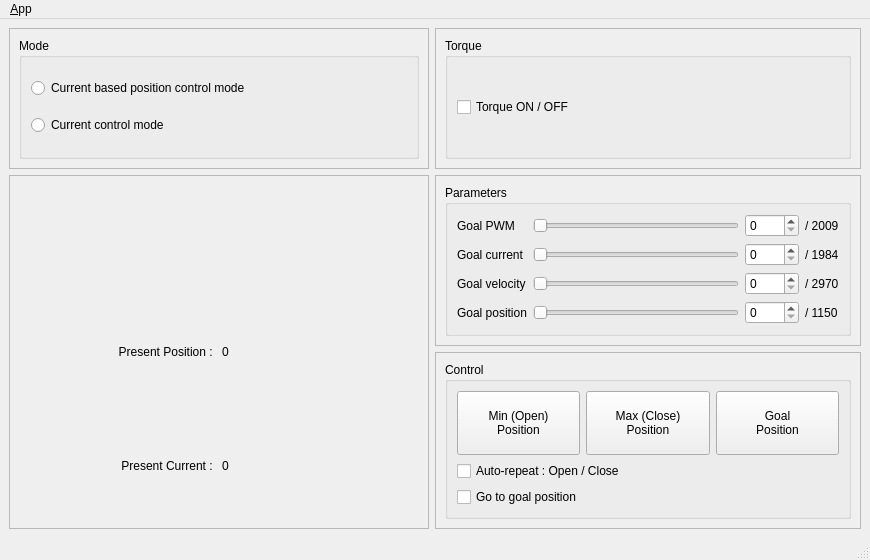
<?xml version="1.0" encoding="UTF-8"?>
<ui version="4.0">
 <class>MainWindowDesign</class>
 <widget class="QMainWindow" name="MainWindowDesign">
  <property name="geometry">
   <rect>
    <x>0</x>
    <y>0</y>
    <width>870</width>
    <height>560</height>
   </rect>
  </property>
  <property name="minimumSize">
   <size>
    <width>870</width>
    <height>560</height>
   </size>
  </property>
  <property name="maximumSize">
   <size>
    <width>870</width>
    <height>562</height>
   </size>
  </property>
  <property name="windowTitle">
   <string>RH-P12-RN(A) Example</string>
  </property>
  <property name="windowIcon">
   <iconset resource="../resources/images.qrc">
    <normaloff>:/images/icon.png</normaloff>:/images/icon.png</iconset>
  </property>
  <property name="locale">
   <locale language="English" country="Australia"/>
  </property>
  <widget class="QWidget" name="centralwidget">
   <layout class="QGridLayout" name="gridLayout">
    <item row="0" column="2">
     <widget class="QFrame" name="frame_2">
      <property name="frameShape">
       <enum>QFrame::StyledPanel</enum>
      </property>
      <property name="frameShadow">
       <enum>QFrame::Raised</enum>
      </property>
      <layout class="QGridLayout" name="gridLayout_5">
       <item row="0" column="0">
        <widget class="QGroupBox" name="groupBox_3">
         <property name="minimumSize">
          <size>
           <width>300</width>
           <height>0</height>
          </size>
         </property>
         <property name="title">
          <string>Torque</string>
         </property>
         <layout class="QVBoxLayout" name="verticalLayout_5">
          <item>
           <widget class="QCheckBox" name="torque_onoff_check">
            <property name="text">
             <string>Torque ON / OFF</string>
            </property>
           </widget>
          </item>
         </layout>
        </widget>
       </item>
      </layout>
     </widget>
    </item>
    <item row="2" column="2">
     <widget class="QFrame" name="frame_4">
      <property name="frameShape">
       <enum>QFrame::StyledPanel</enum>
      </property>
      <property name="frameShadow">
       <enum>QFrame::Raised</enum>
      </property>
      <layout class="QGridLayout" name="gridLayout_7">
       <item row="0" column="0">
        <widget class="QGroupBox" name="groupBox_4">
         <property name="minimumSize">
          <size>
           <width>300</width>
           <height>0</height>
          </size>
         </property>
         <property name="title">
          <string>Control</string>
         </property>
         <layout class="QGridLayout" name="gridLayout_3">
          <item row="2" column="0" colspan="3">
           <widget class="QCheckBox" name="auto_repeat_check">
            <property name="text">
             <string>Auto-repeat : Open / Close</string>
            </property>
           </widget>
          </item>
          <item row="0" column="2">
           <widget class="QPushButton" name="goal_position_button">
            <property name="minimumSize">
             <size>
              <width>115</width>
              <height>64</height>
             </size>
            </property>
            <property name="text">
             <string>Goal 
Position</string>
            </property>
           </widget>
          </item>
          <item row="0" column="1">
           <widget class="QPushButton" name="max_position_button">
            <property name="minimumSize">
             <size>
              <width>115</width>
              <height>64</height>
             </size>
            </property>
            <property name="text">
             <string>Max (Close)
Position</string>
            </property>
           </widget>
          </item>
          <item row="0" column="0">
           <widget class="QPushButton" name="min_position_button">
            <property name="minimumSize">
             <size>
              <width>115</width>
              <height>64</height>
             </size>
            </property>
            <property name="text">
             <string>Min (Open)
Position</string>
            </property>
           </widget>
          </item>
          <item row="3" column="0" colspan="3">
           <widget class="QCheckBox" name="go_goal_psoition_check">
            <property name="text">
             <string>Go to goal position</string>
            </property>
           </widget>
          </item>
         </layout>
        </widget>
       </item>
      </layout>
     </widget>
    </item>
    <item row="0" column="0">
     <widget class="QFrame" name="frame">
      <property name="frameShape">
       <enum>QFrame::StyledPanel</enum>
      </property>
      <property name="frameShadow">
       <enum>QFrame::Raised</enum>
      </property>
      <layout class="QGridLayout" name="gridLayout_4">
       <item row="0" column="0">
        <widget class="QGroupBox" name="groupBox">
         <property name="minimumSize">
          <size>
           <width>400</width>
           <height>0</height>
          </size>
         </property>
         <property name="title">
          <string>Mode</string>
         </property>
         <layout class="QVBoxLayout" name="verticalLayout_4">
          <item>
           <widget class="QRadioButton" name="position_mode_radio">
            <property name="text">
             <string>Current based position control mode</string>
            </property>
           </widget>
          </item>
          <item>
           <widget class="QRadioButton" name="current_mode_radio">
            <property name="text">
             <string>Current control mode</string>
            </property>
           </widget>
          </item>
         </layout>
        </widget>
       </item>
      </layout>
     </widget>
    </item>
    <item row="1" column="2">
     <widget class="QFrame" name="frame_3">
      <property name="frameShape">
       <enum>QFrame::StyledPanel</enum>
      </property>
      <property name="frameShadow">
       <enum>QFrame::Raised</enum>
      </property>
      <layout class="QGridLayout" name="gridLayout_6">
       <item row="0" column="0">
        <widget class="QGroupBox" name="groupBox_2">
         <property name="minimumSize">
          <size>
           <width>300</width>
           <height>0</height>
          </size>
         </property>
         <property name="title">
          <string>Parameters</string>
         </property>
         <layout class="QGridLayout" name="gridLayout_2">
          <item row="6" column="3">
           <widget class="QLabel" name="label_max_goal_position">
            <property name="text">
             <string>/ 1150</string>
            </property>
           </widget>
          </item>
          <item row="3" column="3">
           <widget class="QLabel" name="label_max_goal_velocity">
            <property name="text">
             <string>/ 2970</string>
            </property>
           </widget>
          </item>
          <item row="3" column="1">
           <widget class="QSlider" name="goal_vel_slider">
            <property name="maximum">
             <number>2970</number>
            </property>
            <property name="orientation">
             <enum>Qt::Horizontal</enum>
            </property>
           </widget>
          </item>
          <item row="1" column="0">
           <widget class="QLabel" name="label_goal_current">
            <property name="text">
             <string>Goal current</string>
            </property>
           </widget>
          </item>
          <item row="1" column="1">
           <widget class="QSlider" name="goal_current_slider">
            <property name="maximum">
             <number>1984</number>
            </property>
            <property name="orientation">
             <enum>Qt::Horizontal</enum>
            </property>
           </widget>
          </item>
          <item row="3" column="0">
           <widget class="QLabel" name="label_goal_velocity">
            <property name="text">
             <string>Goal velocity</string>
            </property>
           </widget>
          </item>
          <item row="6" column="0">
           <widget class="QLabel" name="label_goal_position">
            <property name="text">
             <string>Goal position</string>
            </property>
           </widget>
          </item>
          <item row="6" column="1">
           <widget class="QSlider" name="goal_position_slider">
            <property name="maximum">
             <number>1150</number>
            </property>
            <property name="orientation">
             <enum>Qt::Horizontal</enum>
            </property>
           </widget>
          </item>
          <item row="3" column="2">
           <widget class="QSpinBox" name="goal_vel_spin">
            <property name="maximum">
             <number>2970</number>
            </property>
           </widget>
          </item>
          <item row="1" column="2">
           <widget class="QSpinBox" name="goal_current_spin">
            <property name="maximum">
             <number>1984</number>
            </property>
           </widget>
          </item>
          <item row="1" column="3">
           <widget class="QLabel" name="label_max_goal_current">
            <property name="text">
             <string>/ 1984</string>
            </property>
           </widget>
          </item>
          <item row="6" column="2">
           <widget class="QSpinBox" name="goal_position_spin">
            <property name="maximum">
             <number>1150</number>
            </property>
           </widget>
          </item>
          <item row="0" column="0">
           <widget class="QLabel" name="label_goal_pwm">
            <property name="text">
             <string>Goal PWM</string>
            </property>
           </widget>
          </item>
          <item row="0" column="1">
           <widget class="QSlider" name="goal_pwm_slider">
            <property name="maximum">
             <number>2009</number>
            </property>
            <property name="orientation">
             <enum>Qt::Horizontal</enum>
            </property>
           </widget>
          </item>
          <item row="0" column="2">
           <widget class="QSpinBox" name="goal_pwm_spin">
            <property name="maximum">
             <number>2009</number>
            </property>
           </widget>
          </item>
          <item row="0" column="3">
           <widget class="QLabel" name="label_max_goal_pwm">
            <property name="text">
             <string>/ 2009</string>
            </property>
           </widget>
          </item>
         </layout>
        </widget>
       </item>
      </layout>
     </widget>
    </item>
    <item row="1" column="0" rowspan="2">
     <widget class="QFrame" name="frame_5">
      <property name="frameShape">
       <enum>QFrame::StyledPanel</enum>
      </property>
      <property name="frameShadow">
       <enum>QFrame::Raised</enum>
      </property>
      <layout class="QGridLayout" name="gridLayout_8">
       <item row="1" column="0">
        <widget class="QLabel" name="label_9">
         <property name="text">
          <string>Present Position : </string>
         </property>
         <property name="alignment">
          <set>Qt::AlignRight|Qt::AlignTrailing|Qt::AlignVCenter</set>
         </property>
        </widget>
       </item>
       <item row="2" column="0">
        <widget class="QLabel" name="label_12">
         <property name="text">
          <string>Present Current : </string>
         </property>
         <property name="alignment">
          <set>Qt::AlignRight|Qt::AlignTrailing|Qt::AlignVCenter</set>
         </property>
        </widget>
       </item>
       <item row="0" column="0" colspan="2">
        <widget class="QLabel" name="label_pic">
         <property name="text">
          <string/>
         </property>
         <property name="pixmap">
          <pixmap resource="../resources/images.qrc">:/images/RH-P12-RN.png</pixmap>
         </property>
         <property name="alignment">
          <set>Qt::AlignCenter</set>
         </property>
        </widget>
       </item>
       <item row="1" column="1">
        <widget class="QLabel" name="label_present_position">
         <property name="text">
          <string>0</string>
         </property>
        </widget>
       </item>
       <item row="2" column="1">
        <widget class="QLabel" name="label_present_current">
         <property name="text">
          <string>0</string>
         </property>
        </widget>
       </item>
      </layout>
     </widget>
    </item>
   </layout>
  </widget>
  <widget class="QMenuBar" name="menubar">
   <property name="geometry">
    <rect>
     <x>0</x>
     <y>0</y>
     <width>870</width>
     <height>22</height>
    </rect>
   </property>
   <widget class="QMenu" name="menu_File">
    <property name="title">
     <string>&amp;App</string>
    </property>
    <addaction name="action_Preferences"/>
    <addaction name="separator"/>
    <addaction name="actionAbout"/>
    <addaction name="actionAbout_Qt"/>
    <addaction name="separator"/>
    <addaction name="action_Quit"/>
   </widget>
   <addaction name="menu_File"/>
  </widget>
  <widget class="QStatusBar" name="statusbar"/>
  <action name="action_Quit">
   <property name="text">
    <string>&amp;Quit</string>
   </property>
   <property name="shortcut">
    <string>Ctrl+Q</string>
   </property>
   <property name="shortcutContext">
    <enum>Qt::ApplicationShortcut</enum>
   </property>
  </action>
  <action name="action_Preferences">
   <property name="text">
    <string>&amp;Preferences</string>
   </property>
  </action>
  <action name="actionAbout">
   <property name="text">
    <string>&amp;About</string>
   </property>
  </action>
  <action name="actionAbout_Qt">
   <property name="text">
    <string>About &amp;Qt</string>
   </property>
  </action>
 </widget>
 <resources>
  <include location="../resources/images.qrc"/>
 </resources>
 <connections>
  <connection>
   <sender>goal_pwm_spin</sender>
   <signal>valueChanged(int)</signal>
   <receiver>goal_pwm_slider</receiver>
   <slot>setValue(int)</slot>
   <hints>
    <hint type="sourcelabel">
     <x>866</x>
     <y>251</y>
    </hint>
    <hint type="destinationlabel">
     <x>698</x>
     <y>251</y>
    </hint>
   </hints>
  </connection>
  <connection>
   <sender>goal_position_slider</sender>
   <signal>valueChanged(int)</signal>
   <receiver>goal_position_spin</receiver>
   <slot>setValue(int)</slot>
   <hints>
    <hint type="sourcelabel">
     <x>698</x>
     <y>280</y>
    </hint>
    <hint type="destinationlabel">
     <x>866</x>
     <y>280</y>
    </hint>
   </hints>
  </connection>
  <connection>
   <sender>goal_position_spin</sender>
   <signal>valueChanged(int)</signal>
   <receiver>goal_position_slider</receiver>
   <slot>setValue(int)</slot>
   <hints>
    <hint type="sourcelabel">
     <x>866</x>
     <y>280</y>
    </hint>
    <hint type="destinationlabel">
     <x>698</x>
     <y>280</y>
    </hint>
   </hints>
  </connection>
  <connection>
   <sender>goal_pwm_slider</sender>
   <signal>valueChanged(int)</signal>
   <receiver>goal_pwm_spin</receiver>
   <slot>setValue(int)</slot>
   <hints>
    <hint type="sourcelabel">
     <x>698</x>
     <y>251</y>
    </hint>
    <hint type="destinationlabel">
     <x>866</x>
     <y>251</y>
    </hint>
   </hints>
  </connection>
  <connection>
   <sender>goal_vel_slider</sender>
   <signal>valueChanged(int)</signal>
   <receiver>goal_vel_spin</receiver>
   <slot>setValue(int)</slot>
   <hints>
    <hint type="sourcelabel">
     <x>698</x>
     <y>222</y>
    </hint>
    <hint type="destinationlabel">
     <x>866</x>
     <y>222</y>
    </hint>
   </hints>
  </connection>
  <connection>
   <sender>goal_vel_spin</sender>
   <signal>valueChanged(int)</signal>
   <receiver>goal_vel_slider</receiver>
   <slot>setValue(int)</slot>
   <hints>
    <hint type="sourcelabel">
     <x>866</x>
     <y>222</y>
    </hint>
    <hint type="destinationlabel">
     <x>698</x>
     <y>222</y>
    </hint>
   </hints>
  </connection>
  <connection>
   <sender>goal_current_slider</sender>
   <signal>valueChanged(int)</signal>
   <receiver>goal_current_spin</receiver>
   <slot>setValue(int)</slot>
   <hints>
    <hint type="sourcelabel">
     <x>698</x>
     <y>193</y>
    </hint>
    <hint type="destinationlabel">
     <x>866</x>
     <y>193</y>
    </hint>
   </hints>
  </connection>
  <connection>
   <sender>goal_current_spin</sender>
   <signal>valueChanged(int)</signal>
   <receiver>goal_current_slider</receiver>
   <slot>setValue(int)</slot>
   <hints>
    <hint type="sourcelabel">
     <x>866</x>
     <y>193</y>
    </hint>
    <hint type="destinationlabel">
     <x>698</x>
     <y>193</y>
    </hint>
   </hints>
  </connection>
 </connections>
</ui>
